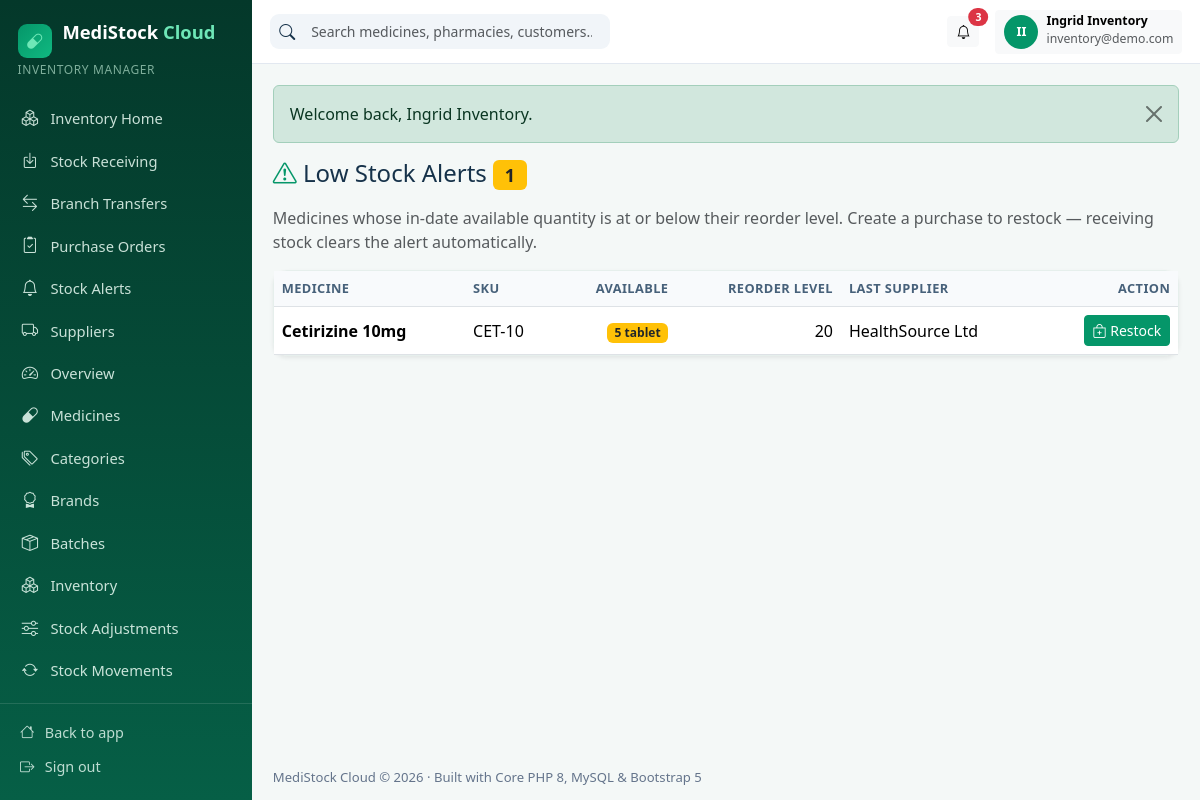
The page /admin/lowstock.php (signed in) on the database its author committed.
### tables this page shows
CREATE TABLE IF NOT EXISTS users (
    id                        INT UNSIGNED AUTO_INCREMENT PRIMARY KEY,
    tenant_id                 INT UNSIGNED NULL,           
    role_id                   INT UNSIGNED NOT NULL,
    name                      VARCHAR(120) NOT NULL,
    email                     VARCHAR(190) NOT NULL UNIQUE,
    password_hash             VARCHAR(255) NOT NULL,
    phone                     VARCHAR(40)  NULL,
    status                    ENUM('active','inactive','invited') NOT NULL DEFAULT 'active',
    email_verified_at         DATETIME NULL,
    email_verification_token  VARCHAR(100) NULL,
    invitation_token          VARCHAR(100) NULL,
    invited_at                DATETIME NULL,
    last_login_at             DATETIME NULL,
    created_at                TIMESTAMP NULL,
    updated_at                TIMESTAMP NULL,
    deleted_at                TIMESTAMP NULL,
    INDEX idx_users_tenant (tenant_id),
    CONSTRAINT fk_users_tenant FOREIGN KEY (tenant_id) REFERENCES tenants (id) ON DELETE CASCADE,
    CONSTRAINT fk_users_role   FOREIGN KEY (role_id)   REFERENCES roles (id)   ON DELETE RESTRICT
);

CREATE TABLE IF NOT EXISTS roles (
    id          INT UNSIGNED AUTO_INCREMENT PRIMARY KEY,
    `key`       VARCHAR(50)  NOT NULL UNIQUE,
    name        VARCHAR(100) NOT NULL,
    description VARCHAR(255) NULL,
    created_at  TIMESTAMP NULL,
    updated_at  TIMESTAMP NULL
);

CREATE TABLE IF NOT EXISTS medicines (
    id                    INT UNSIGNED AUTO_INCREMENT PRIMARY KEY,
    tenant_id             INT UNSIGNED NOT NULL,
    category_id           INT UNSIGNED NULL,
    brand_id              INT UNSIGNED NULL,
    name                  VARCHAR(180) NOT NULL,
    generic_name          VARCHAR(180) NULL,
    sku                   VARCHAR(60) NULL,
    barcode               VARCHAR(60) NULL,
    strength              VARCHAR(60) NULL,
    dosage_form           VARCHAR(60) NULL,
    unit                  VARCHAR(30) NOT NULL DEFAULT 'tablet',
    rack_location         VARCHAR(60) NULL,
    photo_path            VARCHAR(255) NULL,
    manufacturer          VARCHAR(140) NULL,
    default_supplier_id   INT UNSIGNED NULL,
    default_purchase_price DECIMAL(10,2) NOT NULL DEFAULT 0,
    default_selling_price  DECIMAL(10,2) NOT NULL DEFAULT 0,
    status                ENUM('active','inactive') NOT NULL DEFAULT 'active',
    reorder_level         INT NOT NULL DEFAULT 10,
    requires_prescription TINYINT(1) NOT NULL DEFAULT 0,
    description           TEXT NULL,
    created_at            TIMESTAMP NULL,
    updated_at            TIMESTAMP NULL,
    deleted_at            TIMESTAMP NULL,
    INDEX idx_med_tenant (tenant_id, name),
    INDEX idx_med_barcode (tenant_id, barcode),
    CONSTRAINT fk_med_tenant FOREIGN KEY (tenant_id) REFERENCES tenants (id) ON DELETE CASCADE,
    CONSTRAINT fk_med_cat    FOREIGN KEY (category_id) REFERENCES categories (id) ON DELETE SET NULL,
    CONSTRAINT fk_med_brand  FOREIGN KEY (brand_id) REFERENCES brands (id) ON DELETE SET NULL,
    CONSTRAINT fk_med_supplier FOREIGN KEY (default_supplier_id) REFERENCES suppliers (id) ON DELETE SET NULL
);

### config/database.php (called while the page is built)
<?php
return [
    'driver'    => 'mysql',
    'host'      => getenv('DB_HOST') ?: '127.0.0.1',
    'port'      => getenv('DB_PORT') ?: '3306',
    'database'  => getenv('DB_DATABASE') ?: 'medistock_cloud',
    'username'  => getenv('DB_USERNAME') ?: 'root',
    'password'  => getenv('DB_PASSWORD') ?: '',
    'charset'   => 'utf8mb4',
    'collation' => 'utf8mb4_unicode_ci',
];

### app/Database.php (called while the page is built)
<?php
final class Database
{
    private static ?PDO $instance = null;
    public static function connection(): PDO
    {
        if (self::$instance instanceof PDO) {
            return self::$instance;
        }
        $config = require dirname(__DIR__) . '/config/database.php';
        $dsn = sprintf(
            '%s:host=%s;port=%s;dbname=%s;charset=%s',
            $config['driver'],
            $config['host'],
            $config['port'],
            $config['database'],
            $config['charset']
        );
        self::$instance = new PDO($dsn, $config['username'], $config['password'], [
            PDO::ATTR_ERRMODE            => PDO::ERRMODE_EXCEPTION,
            PDO::ATTR_DEFAULT_FETCH_MODE => PDO::FETCH_ASSOC,
            PDO::ATTR_EMULATE_PREPARES   => false,
        ]);
        return self::$instance;
    }
}
function db(): PDO
{
    return Database::connection();
}

### public/admin/lowstock.php (the view, shortened to what this page needs)
<?php
require_tenant();
$tid = tenant_id();
$pdo = db();
$stmt = $pdo->prepare(
    'SELECT m.id, m.name, m.sku, m.reorder_level, m.unit,
            COALESCE(SUM(CASE WHEN b.expiry_date >= CURDATE() THEN b.quantity ELSE 0 END), 0) AS available,
            (SELECT s.name FROM batches bb LEFT JOIN suppliers s ON s.id = bb.supplier_id
              WHERE bb.medicine_id = m.id AND bb.tenant_id = m.tenant_id ORDER BY bb.id DESC LIMIT 1) AS last_supplier
       FROM medicines m LEFT JOIN batches b ON b.medicine_id = m.id AND b.tenant_id = m.tenant_id
      WHERE m.tenant_id = ? AND m.deleted_at IS NULL
      GROUP BY m.id
     HAVING available <= m.reorder_level
      ORDER BY available ASC'
);
$stmt->execute([$tid]);
$rows = $stmt->fetchAll();
admin_header('Low Stock Alerts', 'admin/lowstock.php');
?>
<h4 class="mb-3"><i class="bi bi-exclamation-triangle text-emerald"></i> Low Stock Alerts <span class="badge bg-warning text-dark"><?= count($rows) ?></span></h4>
<p class="text-muted">Medicines whose in-date available quantity is at or below their reorder level. Create a purchase to restock — receiving stock clears the alert automatically.</p>
<div class="card shadow-sm"><div class="table-responsive"><table class="table table-hover align-middle mb-0">
  <thead><tr><th>Medicine</th><th>SKU</th><th class="text-end">Available</th><th class="text-end">Reorder level</th><th>Last supplier</th><th class="text-end">Action</th></tr></thead>
  <tbody>
  <?php foreach ($rows as $r): ?>
    <tr>
      <td><strong><?= e($r['name']) ?></strong></td>
      <td><?= e($r['sku'] ?? '—') ?></td>
      <td class="text-end"><span class="badge bg-<?= (int)$r['available'] === 0 ? 'danger' : 'warning text-dark' ?>"><?= number_format((int)$r['available']) ?> <?= e($r['unit']) ?></span></td>
      <td class="text-end"><?= number_format((int)$r['reorder_level']) ?></td>
      <td><?= e($r['last_supplier'] ?? '—') ?></td>
      <td class="text-end"><a class="btn btn-sm btn-emerald" href="<?= url('admin/purchases.php') ?>?action=new"><i class="bi bi-bag-plus"></i> Restock</a></td>
    </tr>
  <?php endforeach; ?>
  </tbody></table></div></div>
<?php admin_footer(); ?>

### app/View.php (shortened to what this page needs)
<?php
function admin_menu(): array
{
    $role = current_user()['role_key'] ?? '';
    $posHref = in_array($role, ['cashier', 'pharmacist'], true) ? 'cashier/pos.php' : 'admin/pos.php';
    $items = [
        ['admin/dashboard.php', 'bi-speedometer2', 'Overview', 'dashboard.view'],
        [$posHref, 'bi-upc-scan', 'Pharmacy POS', 'pos.access'],
        ['admin/sales.php', 'bi-cart-check', 'Sales', 'sales.view'],
        ['admin/returns.php', 'bi-arrow-counterclockwise', 'Sales Returns', 'sales.manage'],
        ['admin/medicines.php', 'bi-capsule', 'Medicines', 'medicines.view'],
        ['admin/categories.php', 'bi-tags', 'Categories', 'medicines.view'],
        ['admin/brands.php', 'bi-award', 'Brands', 'medicines.view'],
        ['admin/batches.php', 'bi-box-seam', 'Batches', 'stock.view'],
        ['admin/inventory.php', 'bi-boxes', 'Inventory', 'stock.view'],
        ['admin/adjustments.php', 'bi-sliders', 'Stock Adjustments', 'stock.adjust'],
        ['admin/movements.php', 'bi-arrow-repeat', 'Stock Movements', 'stock.view'],
        ['admin/transfers.php', 'bi-arrow-left-right', 'Branch Transfers', 'stock.view'],
        ['admin/expiry.php', 'bi-calendar-x', 'Expiry Management', 'stock.view'],
        ['admin/lowstock.php', 'bi-exclamation-triangle', 'Low Stock Alerts', 'stock.view'],
        ['admin/purchases.php', 'bi-bag-plus', 'Purchases', 'purchases.manage'],
        ['admin/purchase-orders.php', 'bi-clipboard2-check', 'Purchase Orders', 'purchases.manage'],
        ['admin/suppliers.php', 'bi-truck', 'Suppliers', 'suppliers.manage'],
        ['admin/supplier-payments.php', 'bi-cash-coin', 'Supplier Payments', 'purchases.manage'],
        ['admin/customers.php', 'bi-person-heart', 'Customers', 'customers.manage'],
        ['admin/prescriptions.php', 'bi-file-earmark-medical', 'Prescriptions', 'prescriptions.manage'],
        ['admin/expenses.php', 'bi-wallet2', 'Expenses', 'expenses.manage'],
        ['admin/staff.php', 'bi-people', 'Staff', 'staff.manage'],
        ['admin/branches.php', 'bi-diagram-3', 'Branches', 'branches.manage'],
        ['admin/reports.php', 'bi-graph-up', 'Reports & Analytics', 'reports.view'],
        ['admin/subscription.php', 'bi-stars', 'Subscription', 'billing.manage'],
        ['admin/settings.php', 'bi-gear', 'Settings', 'settings.manage'],
    ];
    $items = array_values(array_filter($items, static fn($i) => $i[3] === null || can($i[3])));
    $roleItems = match ($role) {
        'pharmacist' => [
            ['pharmacist/dashboard.php', 'bi-clipboard2-pulse', 'Pharmacist Home', null],
            ['pharmacist/prescriptions.php', 'bi-file-earmark-medical', 'My Prescriptions', null],
            ['pharmacist/medicines.php', 'bi-search-heart', 'Medicine Search', null],
            ['pharmacist/dispensing.php', 'bi-clipboard-check', 'Dispensing Records', null],
            ['pharmacist/sales.php', 'bi-receipt', 'Sales History', null],
        ],
        'cashier' => [
            ['cashier/dashboard.php', 'bi-cash-register', 'Cashier Home', null],
            ['cashier/sales.php', 'bi-receipt', 'My Sales', null],
        ],
        'inventory_manager' => [
            ['inventory/dashboard.php', 'bi-boxes', 'Inventory Home', null],
            ['inventory/receiving.php', 'bi-box-arrow-in-down', 'Stock Receiving', null],
            ['inventory/transfers.php', 'bi-arrow-left-right', 'Branch Transfers', null],
            ['inventory/purchase-orders.php', 'bi-clipboard2-check', 'Purchase Orders', null],
            ['inventory/alerts.php', 'bi-bell', 'Stock Alerts', null],
            ['inventory/suppliers.php', 'bi-truck', 'Suppliers', null],
        ],
        default => [],
    };
    return array_merge($roleItems, $items);
}
function admin_header(string $title, string $active = ''): void
{
    $u = current_user();
    $notifications = [];
    if ($u) {
        $stmt = db()->prepare(
            'SELECT * FROM notifications WHERE (user_id = ? OR (tenant_id = ? AND user_id IS NULL)) AND read_at IS NULL ORDER BY id DESC LIMIT 6'
        );
        $stmt->execute([$u['id'], $u['tenant_id']]);
        $notifications = $stmt->fetchAll();
    }
    $initials = '';
    foreach (explode(' ', (string)($u['name'] ?? 'U')) as $part) {
        $initials .= strtoupper(substr($part, 0, 1));
    }
    ?>
<!DOCTYPE html>
<html lang="en">
<head>
<link href="https://cdn.jsdelivr.net/npm/bootstrap@5.3.3/dist/css/bootstrap.min.css" rel="stylesheet">
<link href="https://cdn.jsdelivr.net/npm/bootstrap-icons@1.11.3/font/bootstrap-icons.min.css" rel="stylesheet">
<link href="<?= asset('css/style.css') ?>" rel="stylesheet">
</head>
<body class="admin-body">
<div class="admin-wrapper">
  <aside class="admin-sidebar" id="adminSidebar">
    <div class="sidebar-brand"><span class="brand-badge"><i class="bi bi-capsule"></i></span> MediStock <span>Cloud</span></div>
    <div class="sidebar-role"><?= e(is_super_admin() ? 'Platform Super Admin' : ($u['role_name'] ?? '')) ?></div>
    <nav class="sidebar-nav">
      <?php foreach (admin_menu() as [$href, $icon, $label, $perm]): ?>
        <a href="<?= url($href) ?>" class="<?= $active === $href ? 'active' : '' ?>"><i class="bi <?= e($icon) ?>"></i> <span><?= e($label) ?></span></a>
      <?php endforeach; ?>
    </nav>
    <div class="sidebar-footer">
      <a href="<?= url(is_super_admin() ? 'index.php' : 'admin/index.php') ?>"><i class="bi bi-house"></i> <span>Back to app</span></a>
      <a href="<?= url('logout.php') ?>"><i class="bi bi-box-arrow-right"></i> <span>Sign out</span></a>
    </div>
  </aside>
  <div class="admin-main">
    <header class="admin-topbar">
      <form class="topbar-search d-none d-md-flex" method="get" action="<?= url(is_super_admin() ? 'superadmin/tenants.php' : 'admin/medicines.php') ?>">
        <i class="bi bi-search"></i>
        <input class="form-control form-control-sm border-0" name="q" placeholder="Search medicines, pharmacies, customers…">
      </form>
      <div class="ms-auto d-flex align-items-center gap-3">
        <div class="dropdown">
          <button class="btn btn-sm btn-light position-relative" data-bs-toggle="dropdown" aria-label="Notifications">
            <i class="bi bi-bell"></i>
            <?php if ($notifications): ?><span class="position-absolute top-0 start-100 translate-middle badge rounded-pill bg-danger"><?= count($notifications) ?></span><?php endif; ?>
          </button>
        </div>
        <div class="dropdown">
          <button class="btn btn-sm btn-light d-flex align-items-center gap-2" data-bs-toggle="dropdown">
            <span class="avatar-circle"><?= e(substr($initials, 0, 2)) ?></span>
            <span class="d-none d-md-inline text-start"><strong class="d-block small lh-1"><?= e($u['name'] ?? '') ?></strong><small class="text-muted"><?= e($u['email'] ?? '') ?></small></span>
          </button>
        </div>
      </div>
    </header>
    <main class="admin-content">
      <?= flash_html() ?>
<?php
}
function admin_footer(): void
{
    ?>
    </main>
    <footer class="admin-footer">MediStock Cloud © <?= date('Y') ?> · Built with Core PHP 8, MySQL & Bootstrap 5</footer>
  </div>
</div>
<div class="toast-container position-fixed bottom-0 end-0 p-3" id="msToasts" style="z-index:1090"></div>
</body>
</html>
<?php
}

### rows shown on the page
users: role.name "INVENTORY MANAGER", name "Ingrid Inventory", email "inventory@demo.com"
medicines: name "Cetirizine 10mg", sku "CET-10", available "5", unit "tablet", reorder_level "20", last_supplier "HealthSource Ltd"

### other values the page prints
$label "Inventory Home"
$label "Stock Receiving"
$label "Branch Transfers"
$label "Purchase Orders"
$label "Stock Alerts"
$label "Suppliers"
$label "Overview"
$label "Medicines"
$label "Categories"
$label "Brands"
$label "Batches"
$label "Inventory"
$label "Stock Adjustments"
$label "Stock Movements"
count($notifications) "3"
